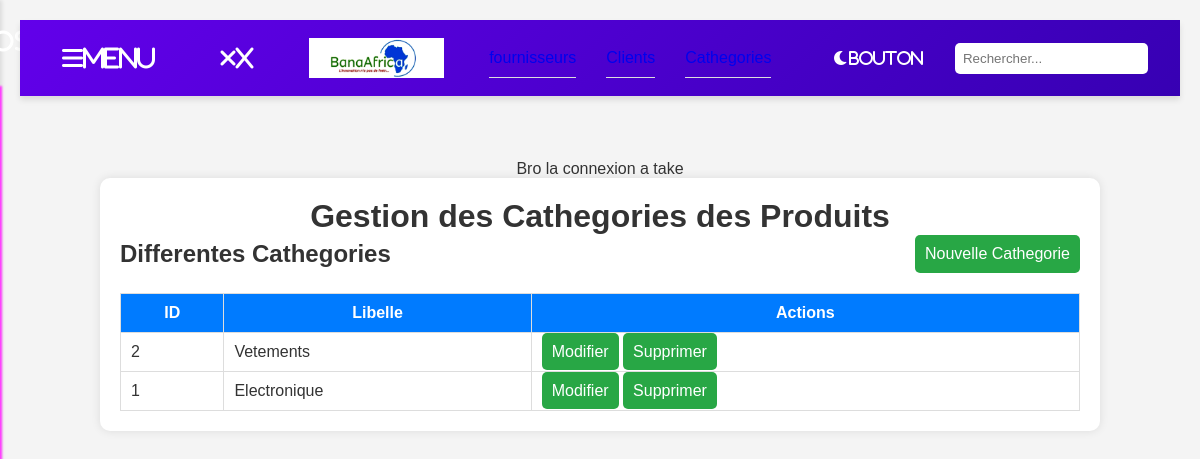
The page /Cathegories.php on the database its author committed.
### tables this page shows
CREATE TABLE IF NOT EXISTS `cathegories` (
  `id` int NOT NULL AUTO_INCREMENT,
  `libelle_cathegorie` varchar(255) NOT NULL,
  `created_at` timestamp NOT NULL DEFAULT CURRENT_TIMESTAMP,
  PRIMARY KEY (`id`)
);

### Cathegories.php (the view, shortened to what this page needs)
<?php
 require 'layout.php';
 include "Entreefunction.php"
?>
<!DOCTYPE html>
<html lang="en">
<head>
    <link rel="stylesheet" href="EntreeStyle.css">
</head>
<body>
    <div class="container">
        <h1>Gestion des Cathegories des Produits</h1>
        <div class="new-enter-and-back">
        <h2>Differentes Cathegories</h2>
            <a href="Categoriecrud/add-categorie.php" id="btnNewEntry">Nouvelle Cathegorie</a>
        </div>
        <table>
            <thead>
                <tr>
                    <th>ID</th>
                    <th>Libelle</th>
                    <th>Actions</th>
                </tr>
            </thead>
            <tbody id="productList">
                <?php
                    $allEnter = getAll("cathegories");
                    if(mysqli_num_rows($allEnter) > 0){
                        foreach($allEnter as $item){
                            ?>
                                <tr>
                                    <td><?php echo $item['id']; ?></td>
                                    <td><?php echo $item['libelle_cathegorie']; ?></td>
                                    <td>
                                        <a href="Categoriecrud/update-categorie.php?id=<?= $item['id'] ?>" id="btnNewEntry">Modifier</a>
                                        <a href="Categoriecrud/delete-categorie.php?id=<?= $item['id'] ?>" id="btnNewEntry">Supprimer</a>
                                    </td>
                                </tr>
                            <?php
                        }
                    }
                ?>
            </tbody>
        </table>
    </div>
</body>
</html>

### front.css (style rules this page uses)
* { margin: 0; padding: 0; box-sizing: border-box; }
body { font-family: Arial, sans-serif; background-color: #f4f4f9; color: #333; transition: background-color 0.3s, color 0.3s; }

### Dash.css (style rules this page uses)
body { font-family: Arial, sans-serif; margin: 0; padding: 0; background-color: #f5f5f5; }

### EntreeStyle.css (style rules this page uses)
* { margin: 0; padding: 0; box-sizing: border-box; }
body { font-family: Arial, sans-serif; background-color: #f4f4f4; text-align: center; padding: 20px; }
.container { width: 90%; max-width: 1000px; margin: auto; background: white; padding: 20px; border-radius: 10px; box-shadow: 0 0 10px rgba(0, 0, 0, 0.1); }
a { text-decoration: none; }
h1 { color: #333; }
button, #btnNewEntry { background-color: #28a745; color: white; border: none; padding: 10px; cursor: pointer; border-radius: 5px; }
table, select { width: 100%; margin-top: 20px; border-collapse: collapse; }
th, td { padding: 10px; border: 1px solid #ddd; }
th { background-color: #007bff; color: white; }
.new-enter-and-back { display: flex; justify-content: space-between; align-items: center; }

### rows shown on the page
cathegories: id "2", libelle_cathegorie "Vetements"
cathegories: id "1", libelle_cathegorie "Electronique"
